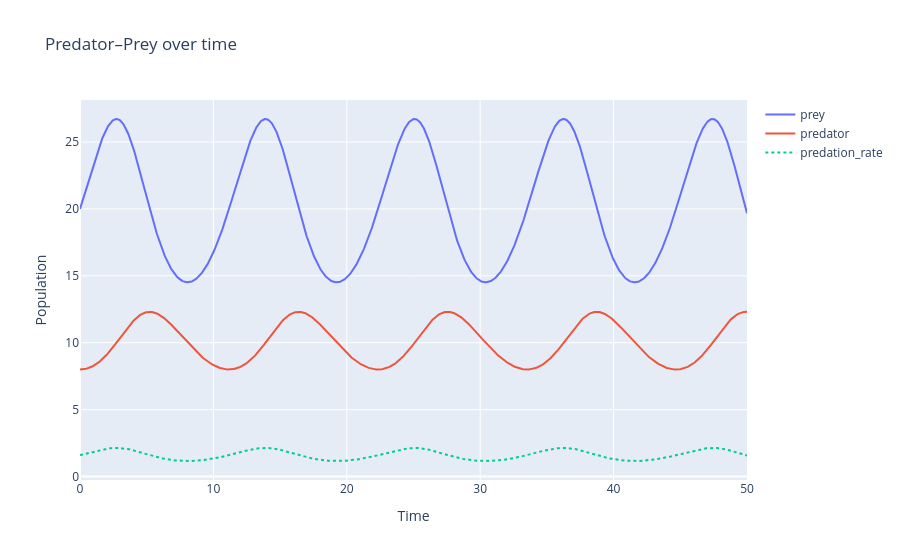

Notebook code cell kept with this figure:
### Code cell
fig = go.Figure()
for name in result.stocks:
    fig.add_trace(go.Scatter(
        x=result.times, y=result.values[name], mode="lines", name=name,
    ))
fig.add_trace(go.Scatter(
    x=result.times, y=result.aux_values["predation_rate"],
    mode="lines", name="predation_rate", line=dict(dash="dot"),
))
fig.update_layout(
    title="Predator–Prey over time",
    xaxis_title="Time",
    yaxis_title="Population",
    hovermode="x unified",
)
fig.show()

### Figure 1 — Plotly figure (JSON) as saved in the notebook; plotly's stock layout.template omitted (floating-point values rounded to 4 significant figures; data arrays with more than 128 entries replaced by an {"elided": "..."} marker saying what was removed)
{"data": [{"mode": "lines", "name": "prey", "type": "scatter", "x": {"elided": "1001 float values"}, "y": {"elided": "1001 float values"}}, {"mode": "lines", "name": "predator", "type": "scatter", "x": {"elided": "1001 float values"}, "y": {"elided": "1001 float values"}}, {"line": {"dash": "dot"}, "mode": "lines", "name": "predation_rate", "type": "scatter", "x": {"elided": "1001 float values"}, "y": {"elided": "1001 float values"}}], "layout": {"hovermode": "x unified", "title": {"text": "Predator–Prey over time"}, "xaxis": {"title": {"text": "Time"}}, "yaxis": {"title": {"text": "Population"}}}}
